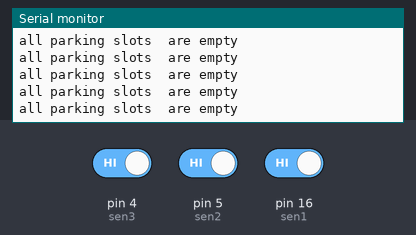
This sketch was run on a simulated Arduino Uno, built with avr-gcc and run on an emulated ATmega328P. Parts: the last lines printed to the serial monitor. The inputs (shaded band) are chosen by the test bench; at power-on: pin 4 (sen3) HIGH, pin 5 (sen2) HIGH, pin 16 (sen1) HIGH.

Above: at 1.2 s.
1.3 s: pin 4 (sen3) driven LOW
At 1.8 s:
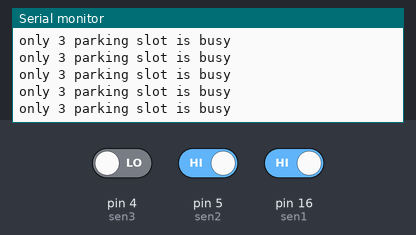
3.2 s: pin 5 (sen2) driven LOW
At 3.34 s:
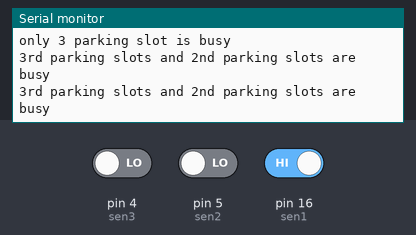
5.1 s: pin 16 (sen1) driven LOW
At 5.21 s:
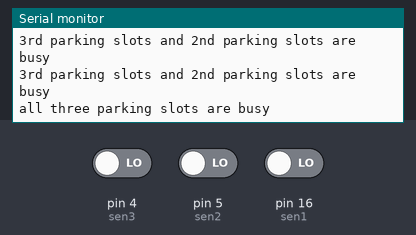
7.1 s: pin 4 (sen3) driven HIGH
At 7.24 s:
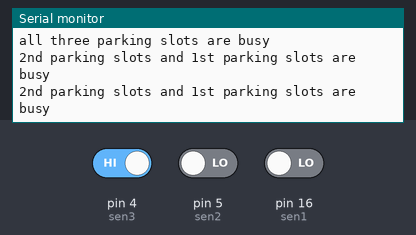
9.0 s: pin 5 (sen2) driven HIGH
At 9.11 s:
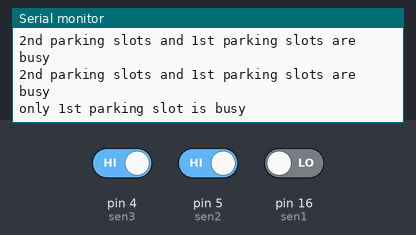
11.0 s: pin 4 (sen3) driven LOW
At 11.13 s:
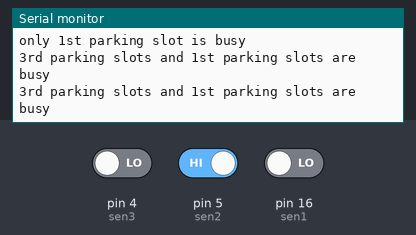

The sketch:

sketch_apr19a.ino
```cpp
int sen1=16;
int sen2=5;
int sen3=4;
void setup() {
  // put your setup code here, to run once:
Serial.begin(9600);
pinMode(sen1,INPUT);
pinMode(sen2,INPUT);
pinMode(sen3,INPUT);

}

void loop() {
  // put your main code here, to run repeatedly:
int state1=digitalRead(sen1);
int state2=digitalRead(sen2);
int state3=digitalRead(sen3);
int n;
if(state1==LOW)
{
  if(state1==LOW&&state2==LOW&&state3==LOW)
  {
    Serial.println("all three parking slots are busy");
  }
  else if(state1==LOW&&state2==LOW)
  {
    Serial.println("2nd parking slots and 1st parking slots are busy");
  }
  else if(state1==LOW&&state3==LOW)
  {
    Serial.println("3rd parking slots and 1st parking slots are busy");
  }
  else
  {
    Serial.println("only 1st parking slot is busy");
  }
}
else if(state2==LOW)
{
  if(state1==LOW&&state2==LOW&&state3==LOW)
  {
    Serial.println("all three are busy");
  }
  else if(state1==LOW&&state2==LOW)
  {
    Serial.println("2nd parking slots and 1st parking slot are busy");
  }
  else if(state2==LOW&&state3==LOW)
  {
    Serial.println("3rd parking slots and 2nd parking slots are busy");
  }
  else
  {
    Serial.println("only 2nd parking slot is busy");
  }
}
else if(state3==LOW)
{
  if(state1==LOW&&state2==LOW&&state3==LOW)
  {
    Serial.println("all three parking slots are busy");
  }
  else if(state3==LOW&&state2==LOW)
  {
    Serial.println("2nd and 3rd parking slots are busy");
  }
  else if(state1==LOW&&state3==LOW)
  {
    Serial.println("3rd and 1st parking slots are busy");
  }
  else
  {
    Serial.println("only 3 parking slot is busy");
  }
}
else
{
  Serial.println("all parking slots  are empty");
}
}
```

Measured:
- after the input at 1.3 s, the serial monitor: prints a new line after 0.07 s (image 1)
- after the input at 3.2 s, the serial monitor: prints a new line after 0.07 s (image 2)
- after the input at 5.1 s, the serial monitor: prints a new line after 0.10 s (image 3)
- after the input at 7.1 s, the serial monitor: prints a new line after 0.08 s (image 4)
- after the input at 9.0 s, the serial monitor: prints a new line after 0.10 s (image 5)
- after the input at 11.0 s, the serial monitor: prints a new line after 0.07 s (image 6)
